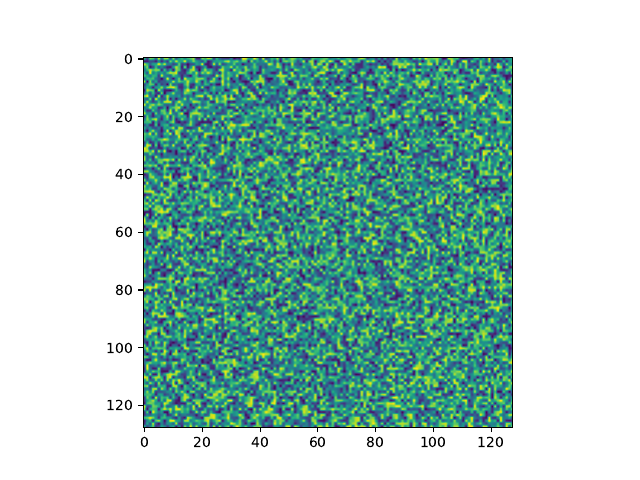

This chart was generated by the following Python code:
import numpy as np
import matplotlib.pyplot as plt

semnal = np.random.rand(128, 128)

plt.imshow(semnal)
plt.savefig('ex2E.pdf')
plt.show()
